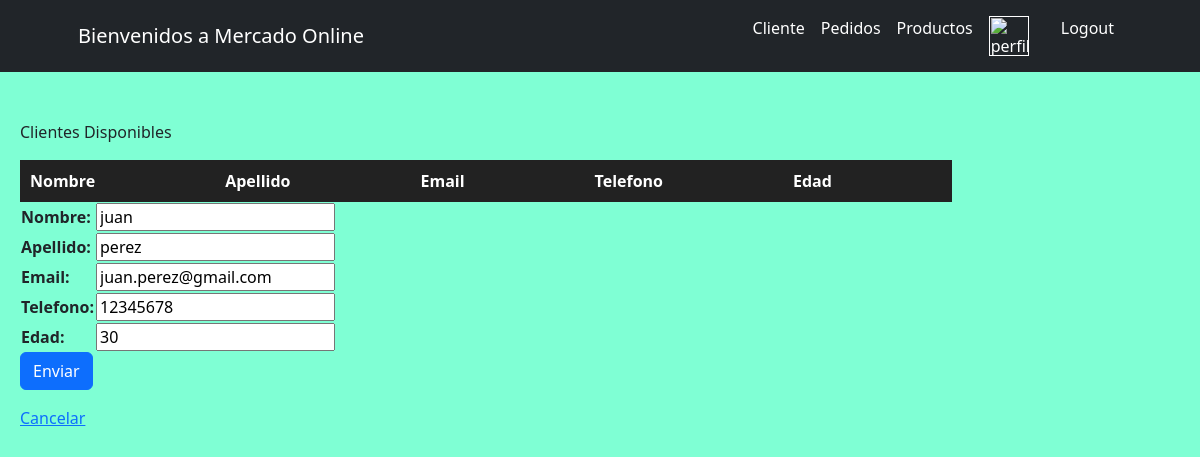
Page /MercadoApp/editarCliente/juan on the committed database.
### MercadoApp/models.py (models this page shows, shortened)
class Cliente(models.Model):
    nombre = models.CharField(max_length=30)
    apellido = models.CharField(max_length=30)
    email = models.EmailField()
    telefono = models.IntegerField()
    edad = models.IntegerField()

### MercadoApp/views.py (the view)
# urls.py: path("editarCliente/<nombre_cliente>", editarCliente, name="editarCliente"),
def editarCliente(request, nombre_cliente):
    avatar = getavatar(request)
    cliente = get_object_or_404(Cliente, nombre= nombre_cliente)
    if request.method == "POST" :#validar si es un cliente valido
        miFormulario = formClienteFormulario(request.POST)
        if miFormulario.is_valid():
            data = miFormulario.cleaned_data
            cliente.nombre = data["nombre"]
            cliente.apellido = data["apellido"]
            cliente.email = data["email"]
            cliente.telefono = data["telefono"]
            cliente.edad = data["edad"]
            cliente.save()
            return redirect('Cliente')
    else:
        miFormulario = formClienteFormulario(initial={"nombre": cliente.nombre, "apellido": cliente.apellido, "email":cliente.email, "telefono": cliente.telefono, "edad":cliente.edad})
    return render(request, "MercadoApp/editarCliente.html", {"miFormulario":miFormulario, "cliente": nombre_cliente, "avatar":avatar})

### MercadoApp/forms.py
class formClienteFormulario(forms.Form): #generamos la instancia de formulario
    nombre = forms.CharField(max_length=30)
    apellido = forms.CharField(max_length=30)
    email = forms.EmailField()
    telefono = forms.IntegerField()
    edad = forms.IntegerField()

### MercadoApp/views.py (called while the page is built)
def getavatar(request):
    avatar = Avatar.objects.filter(user=request.user.id) #filter, va a buscar algo especifico, va a traer el avatar que le pertenece a ese usuario
    try:
        avatar= avatar[0].image.url # y lo trae como imagen y lo guarda en una variable
    except:
        avatar = None
    return avatar

### MercadoApp/templates/MercadoApp/editarCliente.html (shortened to what this page needs)
<div>
    {% extends "MercadoApp/Cliente.html" %}
    {% load static %}
        {% block clienteFormulario %}
        <form action="" method="post"> {% csrf_token %}
            <table>
                {{ miFormulario.as_table }}
            </table>
            <input class="btn btn-primary" type="submit" value="Enviar">
        </form>
        <a href="{% url 'Cliente' %}">Cancelar</a>
        {% endblock %}

### MercadoApp/static/MercadoApp/css/Jime.css (style rules this page uses)
body { background-color: aquamarine !important; }

### rows in the picture
Cliente: nombre "juan", apellido "perez", email "juan.perez@gmail.com", telefono "12345678", edad "30"
